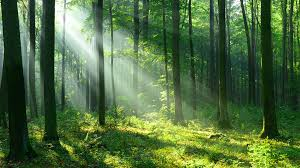
#> input picture attelu_atpazisana/bildes/daba1.jpg, 300 x 168 px, found by its file name; its folder holds 4 pictures in this run
$ python kods.py
#> lines starting #> are read from the running program, lines starting #| are printed output that depends on the picture
import numpy as np
import os
from sklearn.model_selection import train_test_split
from sklearn.metrics import accuracy_score
from sklearn.ensemble import RandomForestClassifier
from PIL import Image

bildes = []
label = []

bilzu_adrese = "attelu_atpazisana/bildes/"
test_adrese = "attelu_atpazisana/test/"

for nosaukums in os.listdir(bilzu_adrese):
    image = Image.open(os.path.join(bilzu_adrese,nosaukums)).resize((200,200), Image.Resampling.NEAREST)
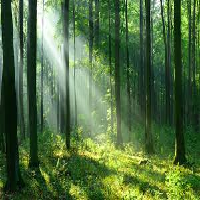
#> image: PIL image 200x200 RGB; mean R, G, B 80.5, 109.7, 64.3
    bildes.append(np.array(image))
    if "maja" in nosaukums:
        label.append(1)
    else:
        label.append(0)
#> pass 2 of the loop `for nosaukums in os.listdir(bilzu_adrese):`:
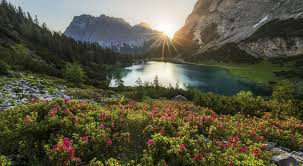
#> input picture attelu_atpazisana/bildes/daba2.jpg, 303 x 166 px, found by its file name
#> `image = Image.open(os.path.join(bilzu_adrese,nosaukums)).resize((200,2..`:
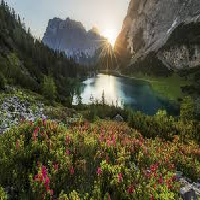
#> image: PIL image 200x200 RGB; mean R, G, B 88, 85.7, 65.1
#> pass 3 of the loop `for nosaukums in os.listdir(bilzu_adrese):`:
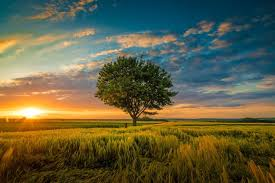
#> input picture attelu_atpazisana/bildes/daba4.jpg, 275 x 183 px, found by its file name
#> `image = Image.open(os.path.join(bilzu_adrese,nosaukums)).resize((200,2..`:
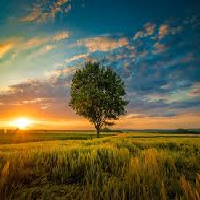
#> image: PIL image 200x200 RGB; mean R, G, B 97.7, 96, 68.2
#> the loop made 4 passes; the first 3 are shown


#Jāpārtaisa par python skaitļu sarakstiem.
bildes = np.array(bildes)
label = np.array(label)

bildes = bildes/255.0 #
bildes = bildes.reshape(bildes.shape[0], -1)

X_train, X_test, y_train, y_test = train_test_split(bildes, label, test_size=0.2)


modelis = RandomForestClassifier()

modelis.fit(X_train, y_train)

paregojums = modelis.predict(X_test)

precizitate = accuracy_score(y_test, paregojums)


def test_image(image_path):
#> called with image_path = 'attelu_atpazisana/test/majatest2.jpg'
    image = Image.open(image_path).resize((200,200), Image.Resampling.NEAREST)
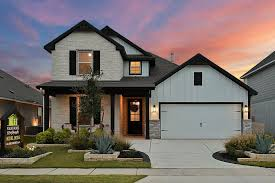
#> input picture attelu_atpazisana/test/majatest2.jpg, 275 x 183 px, found by its file name
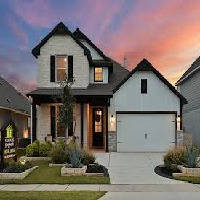
#> image: PIL image 200x200 RGB; mean R, G, B 120.7, 110.5, 106.8
    image_array = np.array(image)
    image_array = image_array/255.0
    image_array = image_array.reshape(1, -1)
    prediction = modelis.predict(image_array)
    return prediction[0]

print(test_image("attelu_atpazisana/test/majatest2.jpg"))
